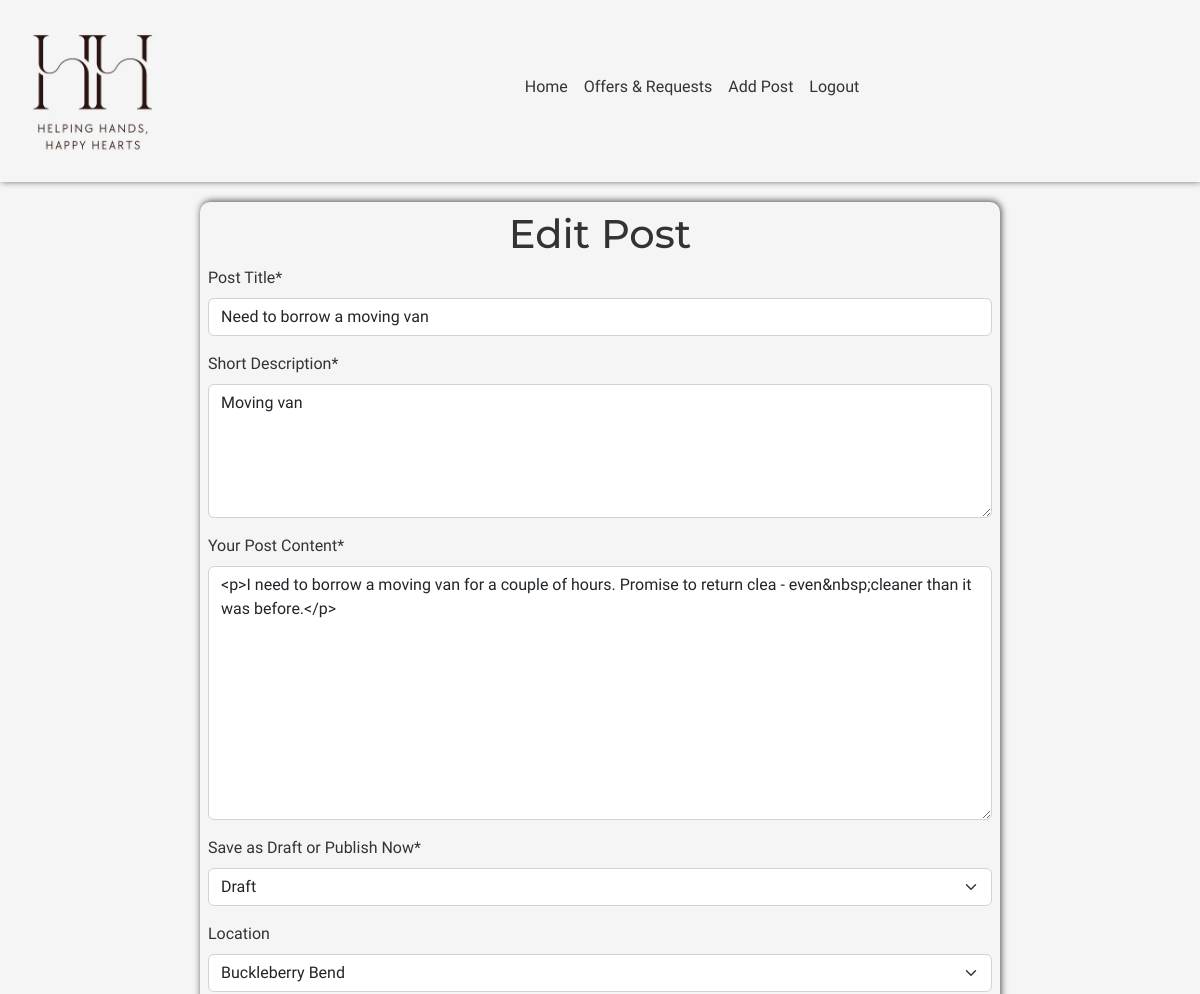
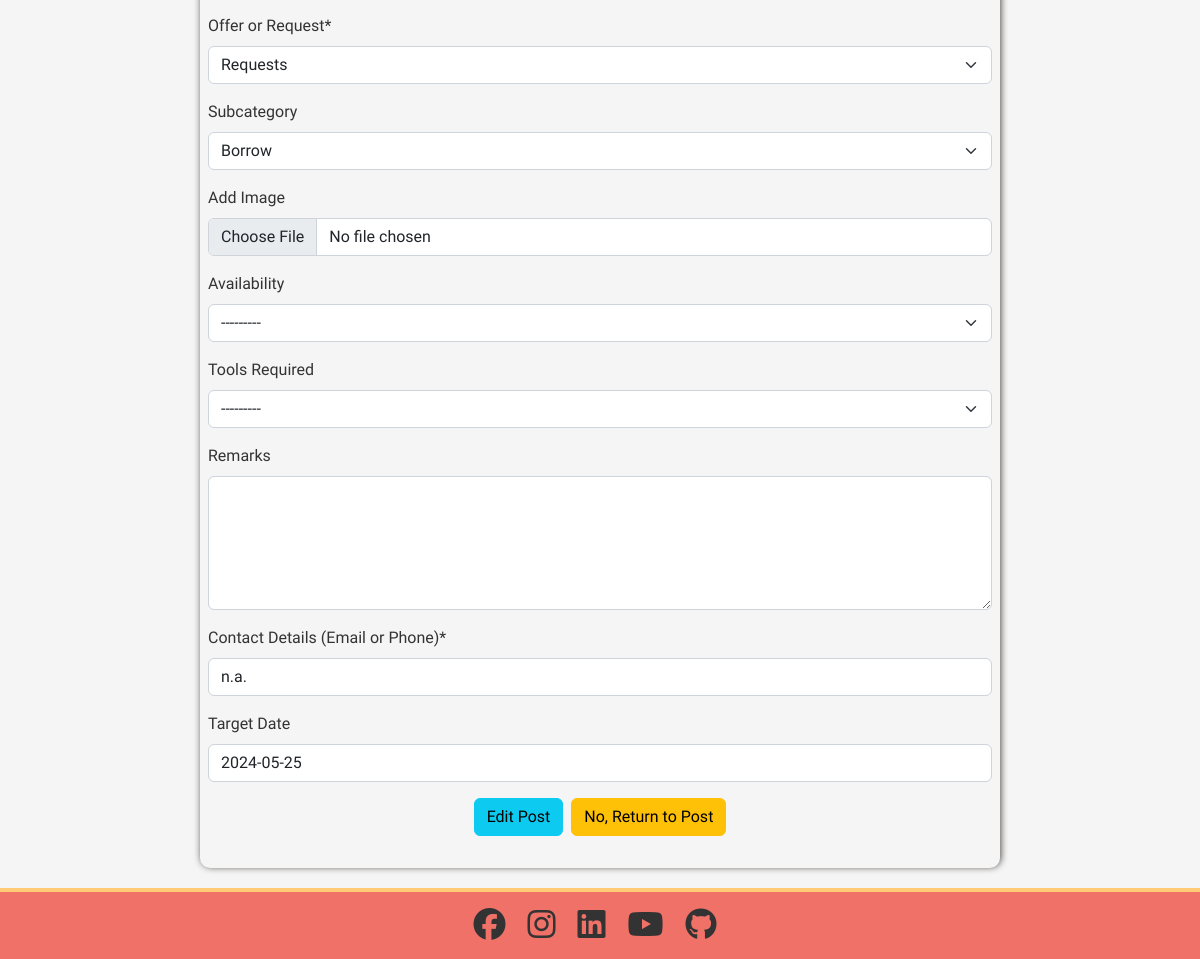
The page /board/edit/need-to-borrow-a-moving-van/ (signed in) on the database its author committed (2 pictures, top to bottom).
### board/models.py (models this page shows, shortened)
class Post(models.Model):
    author = models.ForeignKey(
        User, related_name="post_owner", on_delete=models.CASCADE
    )
    title = models.CharField(max_length=40, null=False, blank=False)
    slug = AutoSlugField(populate_from="title", always_update=True, unique=True)
    excerpt = models.CharField(max_length=100, null=False, blank=False)
    content = RichTextField(max_length=5000, null=False, blank=False)
    published_date = models.DateTimeField(auto_now_add=True)
    edited_date = models.DateTimeField(auto_now=True)
    status = models.IntegerField(choices=STATUS, default=0)
    location = models.ForeignKey(
        Location,
        related_name="post_location",
        null=True,
        blank=True,
        on_delete=models.SET_NULL,
    )
    category = models.ForeignKey(
        Category,
        related_name="post_category",
        null=False,
        blank=False,
        on_delete=models.CASCADE,
    )
    subcategory = models.ForeignKey(
        Subcategory,
        related_name="post_subcategory",
        null=True,
        blank=True,
        on_delete=models.SET_NULL,
    )
    post_image = ResizedImageField(
        size=[400, None],
        upload_to="happyhelping/",
        null=True,
        blank=True,
        quality=75,
        force_format="webp",
    )
    availability = models.CharField(
        max_length=20, choices=AVAILABILITY_CHOICES, null=True, blank=True
    )
    tools_required = models.CharField(
        max_length=50, choices=TOOLS_REQUIRED, null=True, blank=True
    )
    remarks = models.TextField(max_length=250, null=True, blank=True)
    contact_details = models.CharField(max_length=250, null=False, blank=False)
    target_date = models.DateField(null=True, blank=True)
    likes = models.ManyToManyField(User, blank=True, related_name="liked_post")
    class Meta:
        ordering = ["-published_date"]

class Location(models.Model):
    LOCATION = [
        ("AA", "Arkenstone Avenue"),
        ("BB", "Buckleberry Bend"),
        ("CC", "Cobblestone Crossing"),
        ("EE", "Elderberry End"),
        ("FF", "Foxglove Field"),
        ("HH", "Harvest Hollow"),
        ("MM", "Marigold Mews"),
        ("OO", "Old Oak End"),
        ("PP", "Primrose Path"),
        ("RR", "Redleaf Rise"),
        ("SS", "Shirebrook Springs"),
        ("WW", "Windrush Way"),
    ]
    location = models.CharField(max_length=50, choices=LOCATION)
    def __str__(self):
        return (
            self.get_location_display()
        )  # get_location_display returns "human-readable" value

### board/views.py (the view, shortened to what this page needs)
# urls.py: path("edit/<slug:slug>/", views.EditPost.as_view(), name="edit_post"),
class EditPost(LoginRequiredMixin, UserPassesTestMixin, UpdateView):
    template_name = "board/edit_post.html"
    model = Post
    form_class = PostForm
    def test_func(self):
        return self.request.user == self.get_object().author
    def get_context_data(self, **kwargs):
        kwargs.update({"post": self.object})
        return super(EditPost, self).get_context_data(**kwargs)

### board/models.py (called while the page is built)
    def __str__(self):
        return (
            self.get_category_display()
        )  # get_category_display returns "human-readable" value

    def __str__(self):
        return (
            self.get_subcategory_display()
        )  # get_subcategory_display returns "human-readable" value

### board/templates/board/edit_post.html (shortened to what this page needs)
{% extends 'base.html' %}
{% load i18n %}
{% load crispy_forms_tags %}
{% block content %}
<div class="container-fluid">
    <div class="row">
        <div class="col-xs-12 col-sm-10 col-xl-8 form p-2">
            <form method="POST" enctype="multipart/form-data">
                <h1 class="text-center">Edit Post</h1>
                {{ form|crispy }}
                <div class="d-flex flex-wrap justify-content-center gap-2 mb-4">
                    <input type="submit" value="Edit Post" class="btn btn-info col-xs-8 col-s-6">
                    <a href="{% url 'post_detail' post.slug %}" class="btn btn-warning col-xs-8 col-s-6">No, Return to Post</a>
                </div>
            </form>
        </div>
    </div>
</div>
{% endblock %}

### static/css/base.css (style rules this page uses)
:root { --black: #333333; --off-white: #F5F5F5; --warm-white: #FEF9EF; --coral: #F07167; --blue: #227C9D; --yellow: #FFCB77; --blue-box-shadow: 1px -1px 7px 0 rgba(34, 124, 157, 0.75); --black-box-shadow: 1px -1px 7px 0 #4E4A47; --border: 1px solid #4E4A47; }
* { margin: 0; padding: 0; box-sizing: border-box; font-family: "Work Sans", sans-serif; color: var(--black); }
html, body { height: 100%; }
body { display: flex; flex-direction: column; }
h1, h2, h3, h4, h5, h6 { font-family: "Montserrat", sans-serif; }
.form { margin: 20px auto; box-shadow: var(--black-box-shadow); border-radius: 10px; display: block; }

### rows shown on the page
Post: title "Need to borrow a moving van", excerpt "Moving van", content "<p>I need to borrow a moving van for a couple of hours. Promise to return clea - even&nbsp;cleaner than it was before.</p>", status "Draft", category "Requests", subcategory "Borrow", availability "---------", tools_required "---------", contact_details "n.a.", target_date "2024-05-25"
Location: location "Buckleberry Bend"
